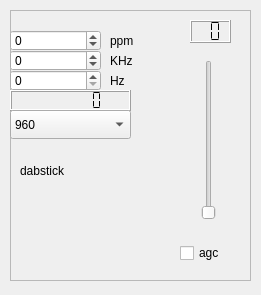
<?xml version="1.0" encoding="UTF-8"?>
<ui version="4.0">
 <class>dabstickWidget</class>
 <widget class="QWidget" name="dabstickWidget">
  <property name="geometry">
   <rect>
    <x>0</x>
    <y>0</y>
    <width>261</width>
    <height>295</height>
   </rect>
  </property>
  <property name="windowTitle">
   <string>Form</string>
  </property>
  <widget class="QFrame" name="contents">
   <property name="geometry">
    <rect>
     <x>10</x>
     <y>10</y>
     <width>241</width>
     <height>271</height>
    </rect>
   </property>
   <property name="frameShape">
    <enum>QFrame::StyledPanel</enum>
   </property>
   <property name="frameShadow">
    <enum>QFrame::Raised</enum>
   </property>
   <widget class="QLCDNumber" name="rateDisplay">
    <property name="geometry">
     <rect>
      <x>0</x>
      <y>80</y>
      <width>121</width>
      <height>21</height>
     </rect>
    </property>
    <property name="digitCount">
     <number>7</number>
    </property>
    <property name="segmentStyle">
     <enum>QLCDNumber::Flat</enum>
    </property>
   </widget>
   <widget class="QLabel" name="label">
    <property name="geometry">
     <rect>
      <x>10</x>
      <y>150</y>
      <width>101</width>
      <height>21</height>
     </rect>
    </property>
    <property name="text">
     <string>dabstick</string>
    </property>
   </widget>
   <widget class="QSpinBox" name="f_correction">
    <property name="geometry">
     <rect>
      <x>0</x>
      <y>20</y>
      <width>91</width>
      <height>21</height>
     </rect>
    </property>
    <property name="minimum">
     <number>-100</number>
    </property>
    <property name="maximum">
     <number>100</number>
    </property>
   </widget>
   <widget class="QSpinBox" name="KhzOffset">
    <property name="geometry">
     <rect>
      <x>0</x>
      <y>40</y>
      <width>91</width>
      <height>21</height>
     </rect>
    </property>
    <property name="minimum">
     <number>-1000</number>
    </property>
    <property name="maximum">
     <number>1000</number>
    </property>
   </widget>
   <widget class="QSpinBox" name="HzOffset">
    <property name="geometry">
     <rect>
      <x>0</x>
      <y>60</y>
      <width>91</width>
      <height>21</height>
     </rect>
    </property>
    <property name="maximum">
     <number>999</number>
    </property>
   </widget>
   <widget class="QLabel" name="label_2">
    <property name="geometry">
     <rect>
      <x>100</x>
      <y>60</y>
      <width>51</width>
      <height>21</height>
     </rect>
    </property>
    <property name="text">
     <string>Hz</string>
    </property>
   </widget>
   <widget class="QLabel" name="label_3">
    <property name="geometry">
     <rect>
      <x>100</x>
      <y>40</y>
      <width>41</width>
      <height>21</height>
     </rect>
    </property>
    <property name="text">
     <string>KHz</string>
    </property>
   </widget>
   <widget class="QLabel" name="label_4">
    <property name="geometry">
     <rect>
      <x>100</x>
      <y>20</y>
      <width>51</width>
      <height>21</height>
     </rect>
    </property>
    <property name="text">
     <string>ppm</string>
    </property>
   </widget>
   <widget class="QComboBox" name="rateSelector">
    <property name="geometry">
     <rect>
      <x>0</x>
      <y>100</y>
      <width>121</width>
      <height>29</height>
     </rect>
    </property>
    <item>
     <property name="text">
      <string>960</string>
     </property>
    </item>
    <item>
     <property name="text">
      <string>1920</string>
     </property>
    </item>
    <item>
     <property name="text">
      <string>1200</string>
     </property>
    </item>
    <item>
     <property name="text">
      <string>1536</string>
     </property>
    </item>
    <item>
     <property name="text">
      <string>2000</string>
     </property>
    </item>
    <item>
     <property name="text">
      <string>2500</string>
     </property>
    </item>
    <item>
     <property name="text">
      <string>3000</string>
     </property>
    </item>
   </widget>
   <widget class="QCheckBox" name="agcChecker">
    <property name="geometry">
     <rect>
      <x>170</x>
      <y>230</y>
      <width>61</width>
      <height>26</height>
     </rect>
    </property>
    <property name="text">
     <string>agc</string>
    </property>
   </widget>
   <widget class="QSlider" name="gainSlider">
    <property name="geometry">
     <rect>
      <x>190</x>
      <y>50</y>
      <width>18</width>
      <height>160</height>
     </rect>
    </property>
    <property name="orientation">
     <enum>Qt::Vertical</enum>
    </property>
   </widget>
   <widget class="QLCDNumber" name="showGain">
    <property name="geometry">
     <rect>
      <x>180</x>
      <y>10</y>
      <width>41</width>
      <height>23</height>
     </rect>
    </property>
    <property name="digitCount">
     <number>2</number>
    </property>
    <property name="segmentStyle">
     <enum>QLCDNumber::Flat</enum>
    </property>
   </widget>
  </widget>
 </widget>
 <resources/>
 <connections/>
</ui>
